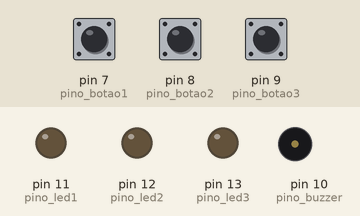
The sketch below on a simulated Arduino Uno, built with avr-gcc and run on an emulated ATmega328P. Parts: output pins drawn as LEDs (lit = HIGH), buzzer (waves = sounding). Inputs (shaded band) come from the test bench; at power-on: pin 7 (pino_botao1) HIGH, pin 8 (pino_botao2) HIGH, pin 9 (pino_botao3) HIGH.

Above: at 1.2 s.
1.3 s: pin 7 (pino_botao1) pulled LOW for 0.15 s
At 1.37 s:
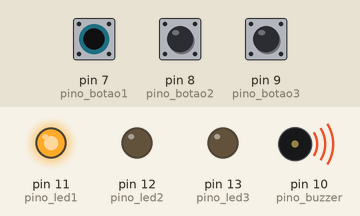
2.9 s: pin 8 (pino_botao2) pulled LOW for 0.15 s
At 2.97 s:
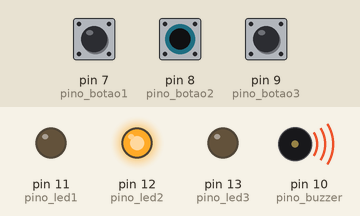
4.5 s: pin 9 (pino_botao3) pulled LOW for 0.15 s
At 4.57 s:
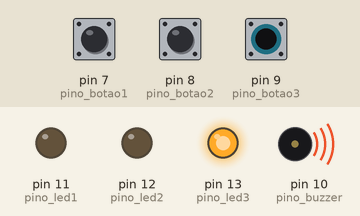
6.1 s: pin 9 (pino_botao3) pulled LOW for 3.2 s
At 10.2 s:
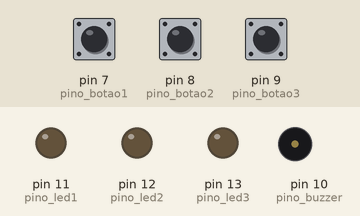
10.8 s: pin 7 (pino_botao1) pulled LOW for 3.2 s
At 11.3 s:
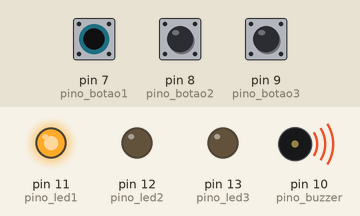
Timing chart, 0 to 15.5 s (numbered marks = the images above; inputs shaded):
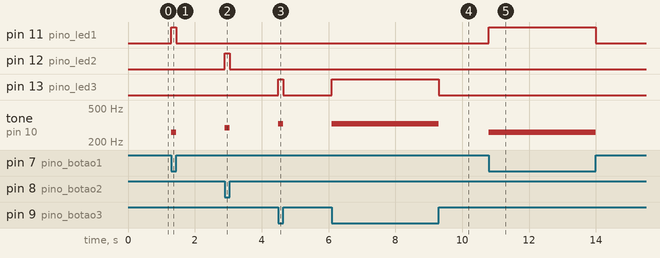

The sketch:

Piano.ino
```cpp
// Variaveis para armazenar os pinos de cada componente conectado
const int pino_botao1 = 7;
const int pino_botao2 = 8;
const int pino_botao3 = 9;
const int pino_buzzer = 10;
const int pino_led1 = 11;
const int pino_led2 = 12;
const int pino_led3 = 13;

// Frequencias de cada nota musical
const int c = 261; // Dó
const int d = 293; // Ré
const int e = 329; // Mi
const int f = 349; // Fá
const int g = 391; // Sol
const int a = 440; // Lá
const int b = 493; // Si

void setup(){
  // Configura os pinos
  pinMode(pino_botao1, INPUT_PULLUP);
  pinMode(pino_botao2, INPUT_PULLUP);
  pinMode(pino_botao3, INPUT_PULLUP);
  pinMode(pino_buzzer, OUTPUT);
  pinMode(pino_led1, OUTPUT);
  pinMode(pino_led2, OUTPUT);
  pinMode(pino_led3, OUTPUT);
}

void loop() {
  if(digitalRead(pino_botao1) == LOW){
      tone(pino_buzzer, c);
      digitalWrite(pino_led1, HIGH);
      digitalWrite(pino_led2, LOW);
      digitalWrite(pino_led3,LOW);
    }
  else if(digitalRead(pino_botao2) == LOW){
      tone(pino_buzzer, d);
      digitalWrite(pino_led1, LOW);
      digitalWrite(pino_led2, HIGH);
      digitalWrite(pino_led3, LOW);
    }
    else if(digitalRead(pino_botao3) == LOW){
      tone(pino_buzzer, e);
      digitalWrite(pino_led1, LOW);
      digitalWrite(pino_led2, LOW);
      digitalWrite(pino_led3, HIGH);
    }
    else {
      noTone(pino_buzzer);
      digitalWrite(pino_led1, LOW);
      digitalWrite(pino_led2, LOW);
      digitalWrite(pino_led3, LOW);
    }
}
```

Measured:
- after the input at 1.3 s, pin 11 (pino_led1): LOW → HIGH at once, → LOW 0.15 s later; tone on pin 10 (pino_buzzer): silent → 261 Hz at once, → silent 0.15 s later
- after the input at 2.9 s, pin 12 (pino_led2): LOW → HIGH at once, → LOW 0.15 s later; tone on pin 10 (pino_buzzer): silent → 293 Hz at once, → silent 0.15 s later
- after the input at 4.5 s, pin 13 (pino_led3): LOW → HIGH at once, → LOW 0.15 s later; tone on pin 10 (pino_buzzer): silent → 329 Hz at once, → silent 0.15 s later
- after the input at 6.1 s, pin 13 (pino_led3): LOW → HIGH at once, → LOW 3.2 s later; tone on pin 10 (pino_buzzer): silent → 329 Hz at once, → silent 3.2 s later
- after the input at 10.8 s, pin 11 (pino_led1): LOW → HIGH at once, → LOW 3.2 s later; tone on pin 10 (pino_buzzer): silent → 261 Hz at once, → silent 3.2 s later
